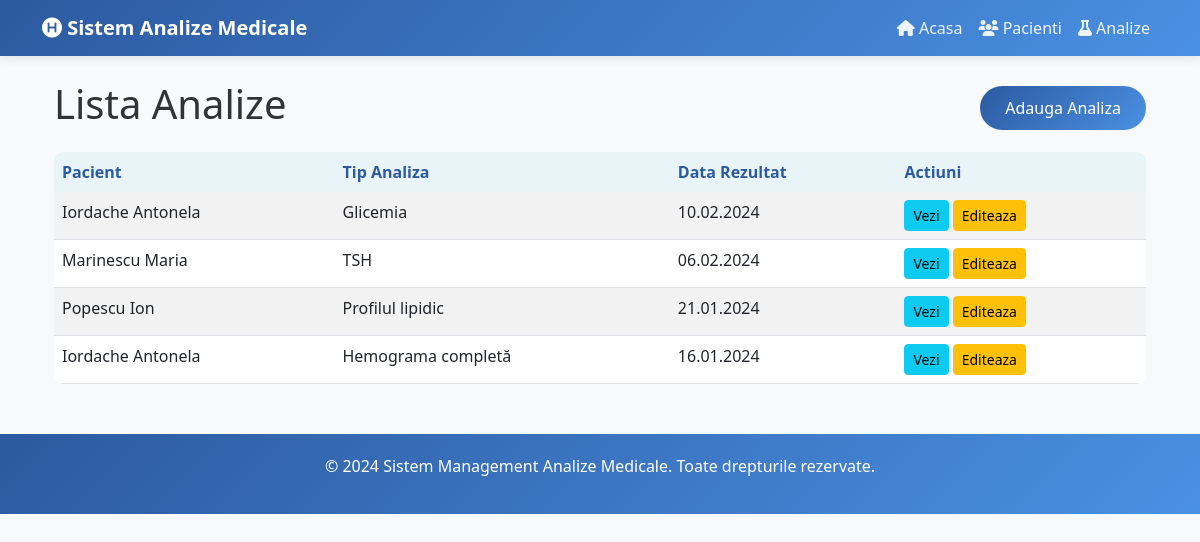
The app's page /analyses with its own data.
### app.py (models this page shows, shortened)
class Analysis(db.Model):
    __tablename__ = 'analyses'
    id = db.Column(db.Integer, primary_key=True)
    patient_id = db.Column(db.Integer, db.ForeignKey('patients.id'), nullable=False, index=True)
    tip_analiza = db.Column(db.String(200), nullable=False, index=True)
    rezultat = db.Column(db.Text, nullable=False)
    valori_normale = db.Column(db.String(100))
    observatii = db.Column(db.Text)
    data_recoltare = db.Column(db.Date, nullable=False, index=True)
    data_rezultat = db.Column(db.Date, nullable=False, index=True)
    medic = db.Column(db.String(100))
    laborator = db.Column(db.String(100))
    created_at = db.Column(db.DateTime, default=datetime.utcnow, index=True)

class Patient(db.Model):
    __tablename__ = 'patients'
    id = db.Column(db.Integer, primary_key=True)
    nume = db.Column(db.String(100), nullable=False, index=True)
    prenume = db.Column(db.String(100), nullable=False, index=True)
    cnp = db.Column(db.String(13), unique=True, nullable=False, index=True)
    varsta = db.Column(db.Integer, nullable=False)
    sex = db.Column(db.String(1), nullable=False)  # M/F
    telefon = db.Column(db.String(20))
    adresa = db.Column(db.Text)
    created_at = db.Column(db.DateTime, default=datetime.utcnow, index=True)
    analyses = db.relationship('Analysis', backref='patient', lazy=True, cascade='all, delete-orphan')

### app.py (the view)
@app.route('/analyses')
def analyses_list():
    logger.info("Accesare lista analize")
    patient_id = request.args.get('patient_id', type=int)
    tip_analiza = request.args.get('tip_analiza', '').strip()
    medic = request.args.get('medic', '').strip()
    laborator = request.args.get('laborator', '').strip()
    data_start = request.args.get('data_start')
    data_end = request.args.get('data_end')
    sort_by = request.args.get('sort', 'data_rezultat')
    order = request.args.get('order', 'desc')
    page = request.args.get('page', 1, type=int)
    per_page = 15
    query = Analysis.query
    if patient_id:
        query = query.filter(Analysis.patient_id == patient_id)
    if tip_analiza:
        query = query.filter(Analysis.tip_analiza.ilike(f'%{tip_analiza}%'))
    if medic:
        query = query.filter(Analysis.medic.ilike(f'%{medic}%'))
    if laborator:
        query = query.filter(Analysis.laborator.ilike(f'%{laborator}%'))
    if data_start:
        try:
            start_date = datetime.strptime(data_start, '%Y-%m-%d').date()
            query = query.filter(Analysis.data_rezultat >= start_date)
        except ValueError:
            flash('Format dată incorect pentru data de început!', 'error')
    if data_end:
        try:
            end_date = datetime.strptime(data_end, '%Y-%m-%d').date()
            query = query.filter(Analysis.data_rezultat <= end_date)
        except ValueError:
            flash('Format dată incorect pentru data de sfârșit!', 'error')
    if sort_by == 'data_rezultat':
        query = query.order_by(Analysis.data_rezultat.asc() if order == 'asc' else Analysis.data_rezultat.desc())
    elif sort_by == 'tip_analiza':
        query = query.order_by(Analysis.tip_analiza.asc() if order == 'asc' else Analysis.tip_analiza.desc())
    elif sort_by == 'patient':
        query = query.join(Patient).order_by(Patient.nume.asc() if order == 'asc' else Patient.nume.desc())
    elif sort_by == 'medic':
        query = query.order_by(Analysis.medic.asc() if order == 'asc' else Analysis.medic.desc())
    elif sort_by == 'created_at':
        query = query.order_by(Analysis.created_at.asc() if order == 'asc' else Analysis.created_at.desc())
    analyses = query.paginate(
        page=page, per_page=per_page, error_out=False
    )
    patients = Patient.query.order_by(Patient.nume).all()
    return render_template('analyses/list.html',
                         analyses=analyses,
                         patients=patients,
                         patient_id=patient_id,
                         tip_analiza=tip_analiza,
                         medic=medic,
                         laborator=laborator,
                         data_start=data_start,
                         data_end=data_end,
                         sort_by=sort_by,
                         order=order)

### app.py (called while the page is built)
@app.context_processor
def utility_processor():
    def format_date(date_obj):
        if date_obj:
            return date_obj.strftime('%d.%m.%Y')
        return ''
    def format_datetime(datetime_obj):
        if datetime_obj:
            return datetime_obj.strftime('%d.%m.%Y %H:%M')
        return ''
    def get_age_group(age):
        if age < 18:
            return 'Copil'
        elif age < 65:
            return 'Adult'
        else:
            return 'Senior'
    return dict(
        format_date=format_date,
        format_datetime=format_datetime,
        get_age_group=get_age_group,
        current_year=datetime.now().year
    )

### templates/analyses/list.html
{% extends "base.html" %}
{% block content %}
<div class="container">
    <div class="d-flex justify-content-between align-items-center mb-3">
        <h1>Lista Analize</h1>
        <a href="{{ url_for('add_analysis') }}" class="btn btn-primary">Adauga Analiza</a>
    </div>
    {% if analyses %}
    <table class="table table-striped">
        <thead>
            <tr>
                <th>Pacient</th>
                <th>Tip Analiza</th>
                <th>Data Rezultat</th>
                <th>Actiuni</th>
            </tr>
        </thead>
        <tbody>
            {% for analysis in analyses %}
            <tr>
                <td>{{ analysis.patient.nume }} {{ analysis.patient.prenume }}</td>
                <td>{{ analysis.tip_analiza }}</td>
                <td>{{ analysis.data_rezultat.strftime('%d.%m.%Y') if analysis.data_rezultat else 'N/A' }}</td>
                <td>
                    <a href="{{ url_for('view_analysis', id=analysis.id) }}" class="btn btn-sm btn-info">Vezi</a>
                    <a href="{{ url_for('edit_analysis', id=analysis.id) }}" class="btn btn-sm btn-warning">Editeaza</a>
                </td>
            </tr>
            {% endfor %}
        </tbody>
    </table>
    {% else %}
    <div class="text-center">
        <p>Nu exista analize inregistrate.</p>
        <a href="{{ url_for('add_analysis') }}" class="btn btn-primary">Adauga prima analiza</a>
    </div>
    {% endif %}
</div>
{% endblock %}

### templates/base.html (style rules this page uses)
:root { --primary-color: #2c5aa0; --secondary-color: #4a90e2; --accent-color: #e8f4f8; --success-color: #28a745; --danger-color: #dc3545; --warning-color: #ffc107; }
body { font-family: 'Segoe UI', Tahoma, Geneva, Verdana, sans-serif; background-color: #f8f9fa; color: #333; }
.btn-primary { background: linear-gradient(135deg, var(--primary-color), var(--secondary-color)); border: none; border-radius: 25px; padding: 10px 25px; transition: all 0.3s; }
.table { border-radius: 10px; overflow: hidden; }
.table thead th { background: var(--accent-color); color: var(--primary-color); border: none; font-weight: 600; }
.table tbody tr { transition: background-color 0.3s; }

### records on screen
Analysis: patient.nume "Iordache", patient.prenume "Antonela", tip_analiza "Glicemia", data_rezultat "10.02.2024"
Analysis: patient.nume "Marinescu", patient.prenume "Maria", tip_analiza "TSH", data_rezultat "06.02.2024"
Analysis: patient.nume "Popescu", patient.prenume "Ion", tip_analiza "Profilul lipidic", data_rezultat "21.01.2024"
Analysis: patient.nume "Iordache", patient.prenume "Antonela", tip_analiza "Hemograma completă", data_rezultat "16.01.2024"
